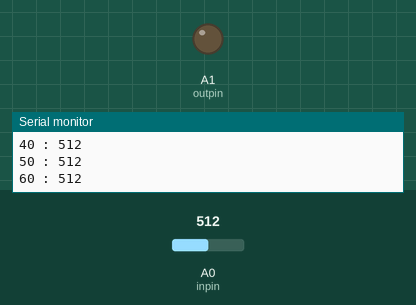
Simulated run of this sketch. Board: Arduino Uno, built with avr-gcc and run on an emulated ATmega328P. Shown: output pins drawn as LEDs (lit = HIGH), the last lines printed to the serial monitor. Inputs (shaded band) come from the test bench; at power-on: A0 (inpin) = 512.

Above: at 6.8 s.
At 17.3 s:
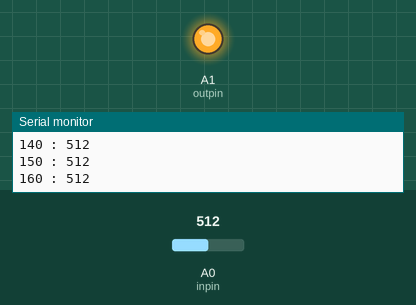
Timing chart, 0 to 27.3 s (numbered marks = the images above):
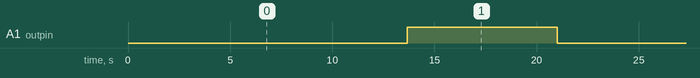

Measured:
- by itself, A1 (outpin): alternates HIGH for 7.4 s and LOW for 13.7 s

The sketch:

analog.ino
```cpp
int inpin=A0;
int outpin=A1;

void setup() {
    pinMode(inpin,INPUT);
    pinMode(outpin,OUTPUT);
    Serial.begin(9600);
}

void loop() {
    int i;
    int out;
    for(i=0;i<20;i++)
    {
        Serial.print(i*10);
        analogWrite(outpin,i*10);
        delay(50);
        Serial.print(" : ");
        out=analogRead(inpin);
        Serial.println(out);
        delay(1000);
    }
}
```
